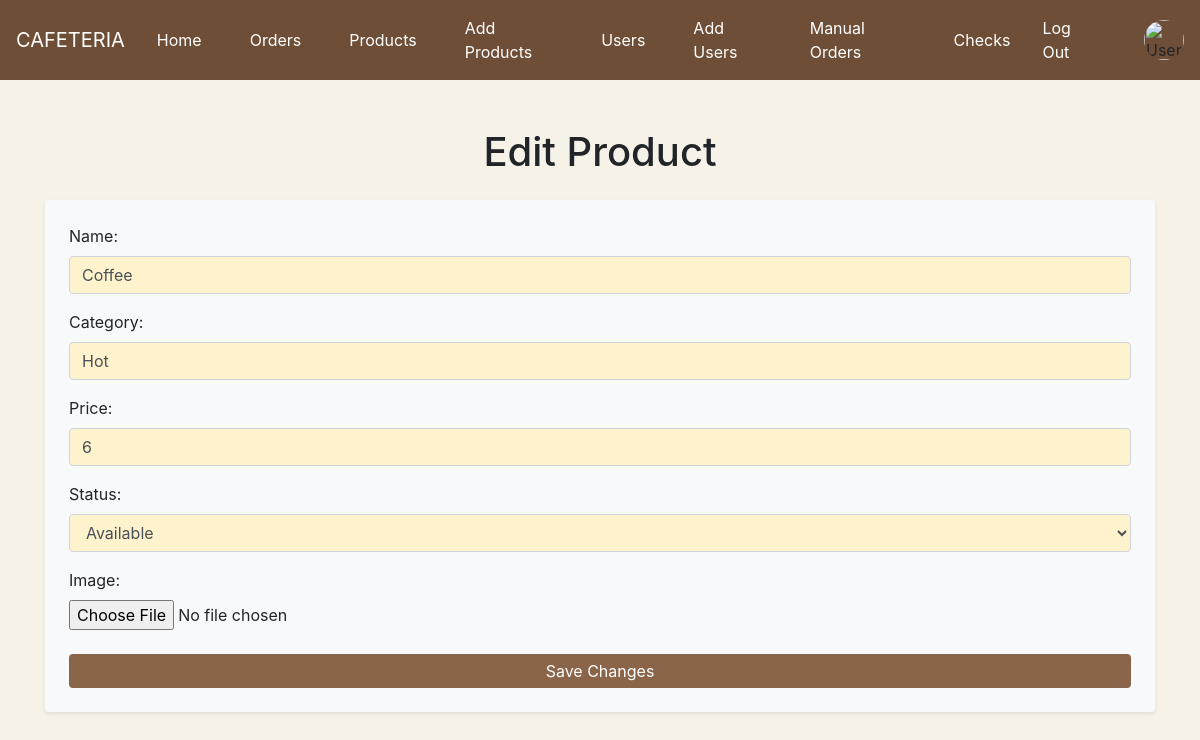
Page /view/admin/EditProd.php?id=5 (signed in) on the committed database.
### tables this page shows
CREATE TABLE `Products` (
  `Product_ID` int NOT NULL AUTO_INCREMENT,
  `Name` varchar(100) DEFAULT NULL,
  `Category` varchar(100) DEFAULT NULL,
  `Price` int DEFAULT NULL,
  `Picture` varchar(255) DEFAULT NULL,
  `Status` enum('available','unavailable') DEFAULT NULL,
  PRIMARY KEY (`Product_ID`)
);

### module/DBconection.php (called while the page is built, shortened)
<?php
class db
{
    private $server = 'localhost';
    private $username = 'root';
    private $password = 'Anas_246810';
    private $database = 'Cafeteria';
    private $connection;
    function __construct()
    {
        try{
            $dsn = 'mysql:dbname='.$this->database.';host='.$this->server;
            $this->connection= new PDO($dsn, $this->username, $this->password);
        }
        catch (PDOException $e) {
            echo 'Connection failed: ' . $e->getMessage();
        }
    }
    function get_connection()
    {
        return $this->connection;
    }
}
?>

### view/admin/EditProd.php (the view, shortened to what this page needs)
<?php
require("../layout/adminHeader.php");
require("../../module/DBconection.php");
$DB = new db();
$productId = $_GET['id'];
$sql = "SELECT * FROM Products WHERE Product_ID = :id";
$stmt = $DB->get_connection()->prepare($sql);
$stmt->bindParam(':id', $productId);
$stmt->execute();
$product = $stmt->fetch(PDO::FETCH_ASSOC);
?>
<!DOCTYPE html>
<html lang="en">
<head>
    <link rel="stylesheet" href="https://stackpath.bootstrapcdn.com/bootstrap/4.5.2/css/bootstrap.min.css">
    <link rel="stylesheet" href="../css/product.style.css">
</head>
<body>
    <div class="container mt-5">
        <h1 class="text-center mb-4">Edit Product</h1>
        <form method="post" action="" enctype="multipart/form-data" class="p-4 bg-light rounded shadow-sm">
            <div class="form-group">
                <label for="name">Name:</label>
                <input type="text" name="name" class="form-control" value="<?php echo htmlspecialchars($product['Name']); ?>" required>
            </div>
            <div class="form-group">
                <label for="category">Category:</label>
                <input type="text" name="category" class="form-control" value="<?php echo htmlspecialchars($product['Category']); ?>" required>
            </div>
            <div class="form-group">
                <label for="price">Price:</label>
                <input type="number" name="price" class="form-control" value="<?php echo htmlspecialchars($product['Price']); ?>" required>
            </div>
            <div class="form-group">
                <label for="status">Status:</label>
                <select name="status" class="form-control">
                    <option value="available" <?php if ($product['Status'] === 'available') echo 'selected'; ?>>Available</option>
                </select>
            </div>
            <div class="form-group">
                <label for="image">Image:</label>
                <input type="file" name="image" id="image" class="form-control-file">
            </div>
            <button type="submit" class="btn btn-custom btn-block mt-4">Save Changes</button>
        </form>
    </div>
</body>
</html>

### view/css/product.style.css (style rules this page uses)
body { background-color: #f7f2e7; }
.form-control { background-color: #fff3cd; }
.btn-custom { background-color: #8a654a; color: #ffffff; border: none; }
.btn-custom { background-color: #8a654a; color: #ffffff; border: none; padding: 5px 10px; }

### rows in the picture
products: name "Coffee", category "Hot", price "6", status "Available"
